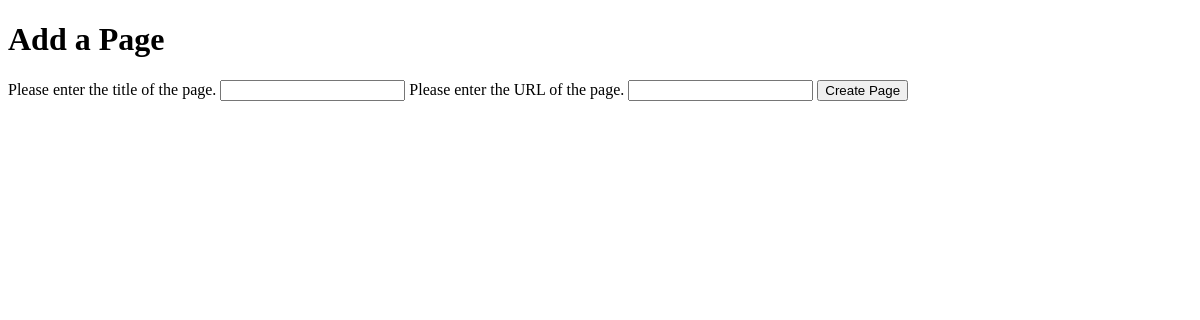
The app's page /rango/category/other-frameworks/add_page/, older data.
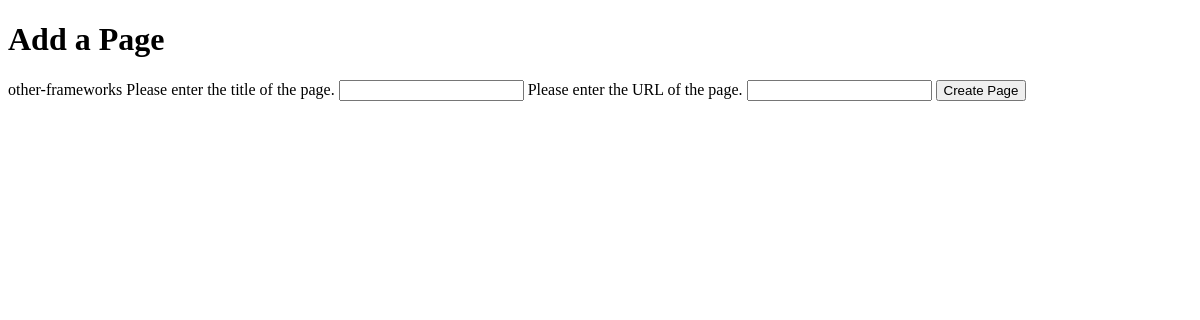
The same page, newer data.
### rango/models.py (models this page shows, shortened)
class Category(models.Model):
    name = models.CharField(max_length=128, unique=True)
    views = models.IntegerField(default=0)
    likes = models.IntegerField(default=0)
    slug = models.SlugField(unique=True)
    class Meta:
        verbose_name_plural = 'Categories'

### rango/views.py (the view, shortened to what this page needs)
# urls.py: url(r'^category/(?P<category_name_slug>[\w\-]+)/add_page/$',
def add_page(request, category_name_slug):
    try:
        category = Category.objects.get(slug=category_name_slug)
    except Category.DoesNotExist:
        category = None
    form = PageForm()
    context_dict = {'form':form, 'category': category}
    return render(request, 'rango/add_page.html', context_dict)

### rango/forms.py
class PageForm(forms.ModelForm):
    title = forms.CharField(max_length=128,
                            help_text="Please enter the title of the page.")
    url = forms.URLField(max_length=200,
                        help_text="Please enter the URL of the page.")
    views = forms.IntegerField(widget=forms.HiddenInput(), initial=0)
    class Meta:
        model = Page
        exclude = ('category',)

### templates/rango/add_page.html (shortened to what this page needs)
<!DOCTYPE html>
<html>
  <head>
  </head>
<body>
    <h1>Add a Page</h1>
    <div>
        <form id="page_form" method="post" action="/rango/category/{{ category.slug }}/add_page/">
            {{ category.slug }}
            {% for field in form.visible_fields %}
              {{ field.help_text }}
              {{ field }}
            {% endfor %}
            <input type="submit" name="submit" value="Create Page" />
          </form>
        </div>
      </body>
</html>

Row changes from the older to the newer data that the page shows:
now on this page (row edited): Category: slug "other-frameworks"
